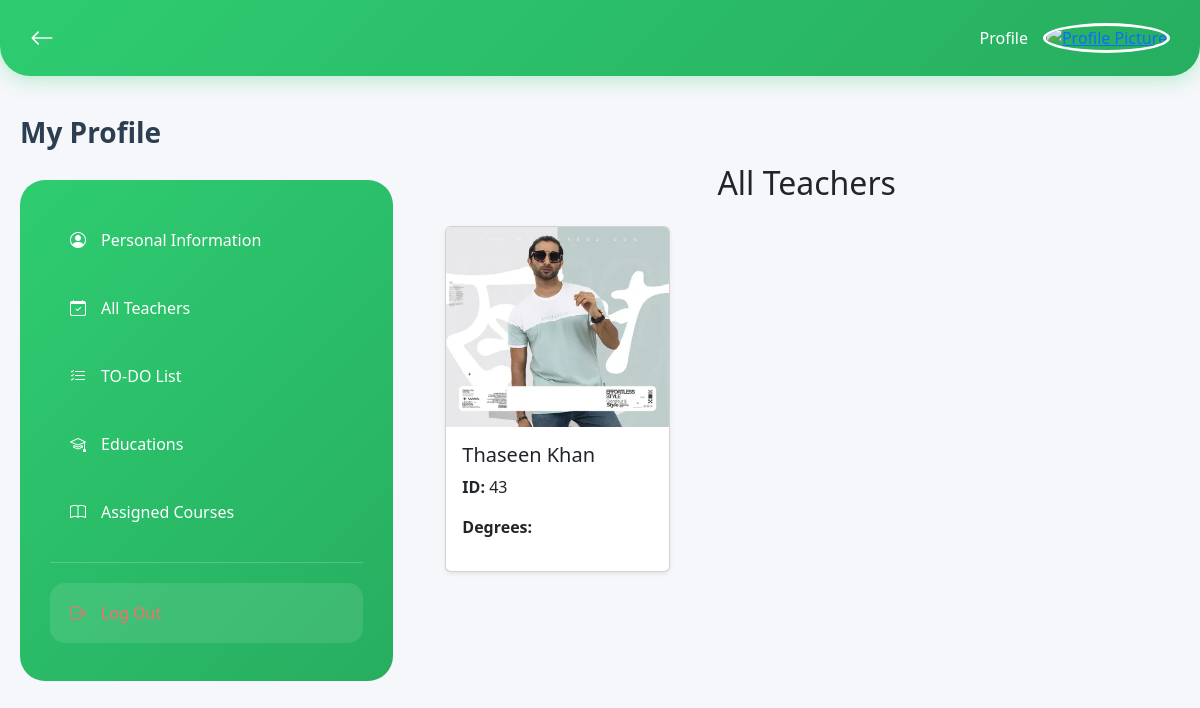
Page /teachers/ (signed in) on the committed database.
### teacher/models.py (models this page shows, shortened)
class Teacher(models.Model):
    user = models.OneToOneField(User, on_delete=models.CASCADE, related_name="teacher")
    teacher_id = models.IntegerField()
    phone = models.CharField(max_length=13, null= True, blank= True)
    permanent_address = models.CharField(max_length=100, null = True, blank=True)
    picture = models.ImageField(upload_to="profile/")

### teacher/views.py (the view)
# urls.py: path('teachers/', views.teacher_list, name='teacher_list'),
@login_required
def teacher_list(request):
    teachers = Teacher.objects.all()
    return render(request, 'teacher_list.html', {'teachers': teachers})

### teacher/templates/teacher_list.html (shortened to what this page needs)
{% extends 'base.html' %}
{% block content %}
<div class="container py-5">
    <h2 class="text-center text-primary-custom mb-4">All Teachers</h2>
    <div class="row">
        {% for teacher in teachers %}
        <div class="col-md-4 mb-4">
            <div class="card h-100 shadow-sm">
                <img src="{{ teacher.picture.url }}" class="card-img-top" alt="Teacher Picture" style="object-fit: cover; height: 200px;">
                <div class="card-body">
                    <h5 class="card-title">{{ teacher.user.get_full_name }}</h5>
                    <p class="card-text"><strong>ID:</strong> {{ teacher.teacher_id }}</p>
                    <p><strong>Degrees:</strong>
                    </p>
                </div>
            </div>
        </div>
        {% empty %}
        <p>No teachers found.</p>
        {% endfor %}
    </div>
</div>
{% endblock %}

### teacher/templates/base.html (style rules this page uses)
body { background-color: #f5f7fa; font-family: "Segoe UI", sans-serif; }

### rows in the picture
Teacher: picture (picture), user.get_full_name "Thaseen Khan", teacher_id "43"
